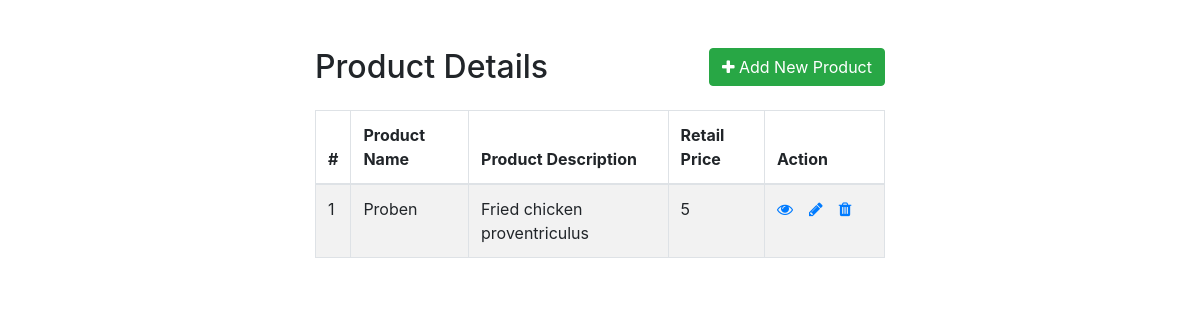
Before: / with the older database file.
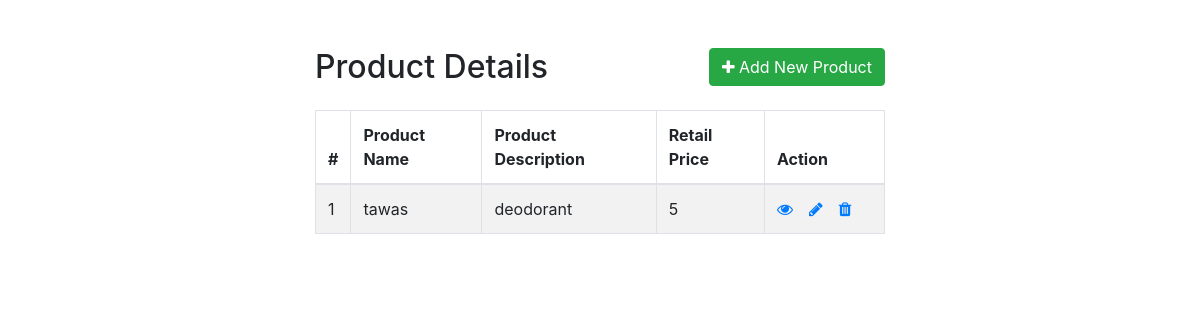
After: the same page with the newer database file.
### tables this page shows
CREATE TABLE `products` (
  `product_id` int(11) NOT NULL,
  `product_name` varchar(100) NOT NULL,
  `product_details` varchar(255) NOT NULL,
  `product_retail_price` int(10) NOT NULL
);

### index.php (the view, shortened to what this page needs)
<!DOCTYPE html>
<html lang="en">
<head>
    <link rel="stylesheet" href="https://stackpath.bootstrapcdn.com/bootstrap/4.5.2/css/bootstrap.min.css">
    <link rel="stylesheet" href="https://maxcdn.bootstrapcdn.com/font-awesome/4.7.0/css/font-awesome.min.css">
</head>
<body>
    <div class="wrapper">
        <div class="container-fluid">
            <div class="row">
            <div class="col-md-12">
                    <div class="mt-5 mb-3 clearfix">
                         <h2 class="pull-left">Product Details</h2>
                        <a href="./public/create.php" class="btn btn-success pull-right"><i class="fa fa-plus"></i> Add New Product</a>
                    </div>
                    <?php
                    require_once "./db/config.php";
                    $sql = "SELECT * FROM products";
                    if($result = $pdo->query($sql)){
                        if($result->rowCount() > 0){
                            echo '<table class="table table-bordered table-striped">';
                                echo "<thead>";
                                    echo "<tr>";
                                        echo "<th>#</th>";
                                        echo "<th>Product Name</th>";
                                        echo "<th>Product Description</th>";
                                        echo "<th>Retail Price</th>";
                                        echo "<th>Action</th>";
                                    echo "</tr>";
                                echo "</thead>";
                                echo "<tbody>";
                                while($row = $result->fetch()){
                                    echo "<tr>";
                                        echo "<td>" . $row['product_id'] . "</td>";
                                        echo "<td>" . $row['product_name'] . "</td>";
                                        echo "<td>" . $row['product_details'] . "</td>";
                                        echo "<td>" . $row['product_retail_price'] . "</td>";
                                        echo "<td>";
                                            echo '<a href="./public/read.php?product_id='. $row['product_id'] .'" class="mr-3" title="View Record" data-toggle="tooltip"><span class="fa fa-eye"></span></a>';
                                            echo '<a href="./public/update.php?product_id='. $row['product_id'] .'" class="mr-3" title="Update Record" data-toggle="tooltip"><span class="fa fa-pencil"></span></a>';
                                            echo '<a href="./public/delete.php?product_id='. $row['product_id'] .'" title="Delete Record" data-toggle="tooltip"><span class="fa fa-trash"></span></a>';
                                        echo "</td>";
                                    echo "</tr>";
                                }
                                echo "</tbody>";
                            echo "</table>";
                        } else{
                            echo '<div class="alert alert-danger"><em>No records were found.</em></div>';
                        }
                    } else{
                        echo "Oops! Something went wrong. Please try again later.";
                    }
                    ?>
                </div>
            </div>
        </div>
    </div>
</body>
</html>

### index.php (style rules this page uses)
.wrapper { width: 600px; margin: 0 auto; }
table tr td:last-child { width: 120px; }

Changed rows visible on the page:
changed products id 1: product_name "Proben" → "tawas"; product_details "Fried chicken proventriculus" → "deodorant"
